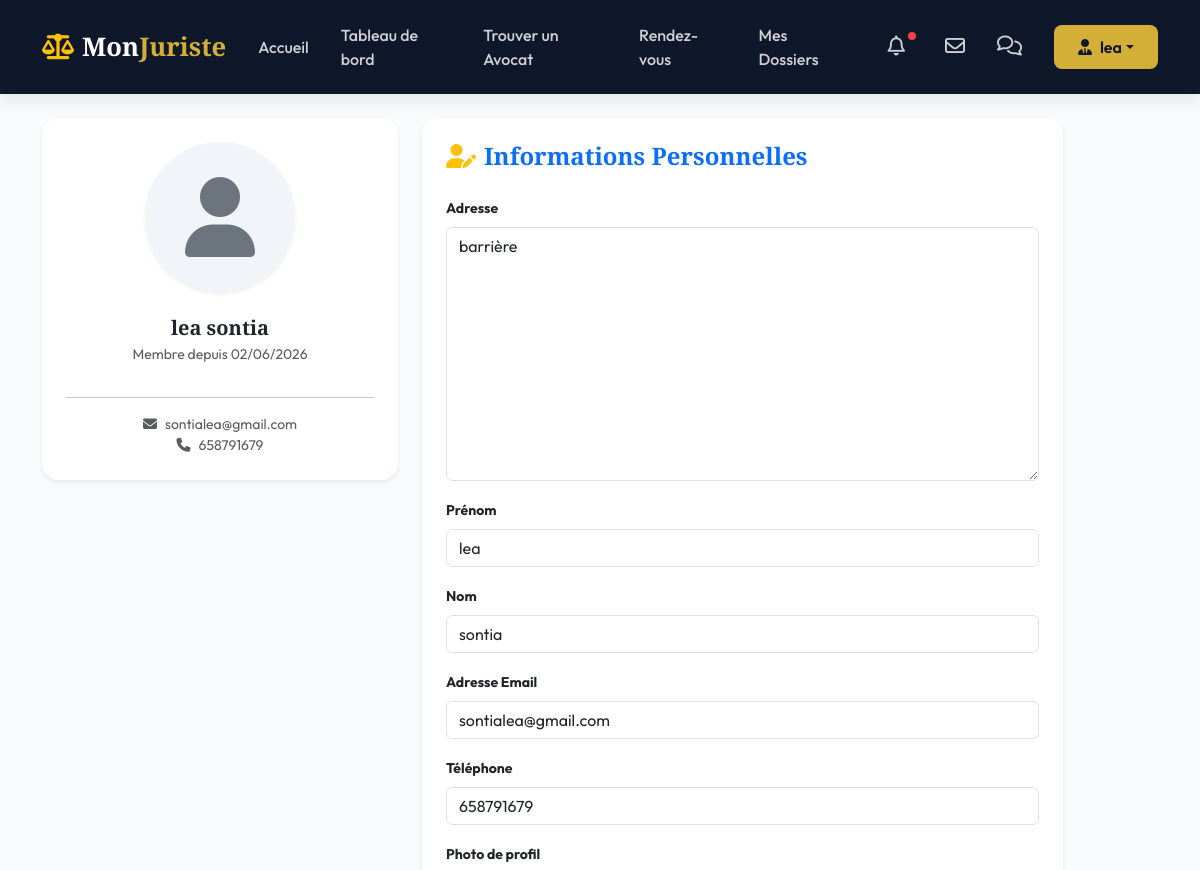
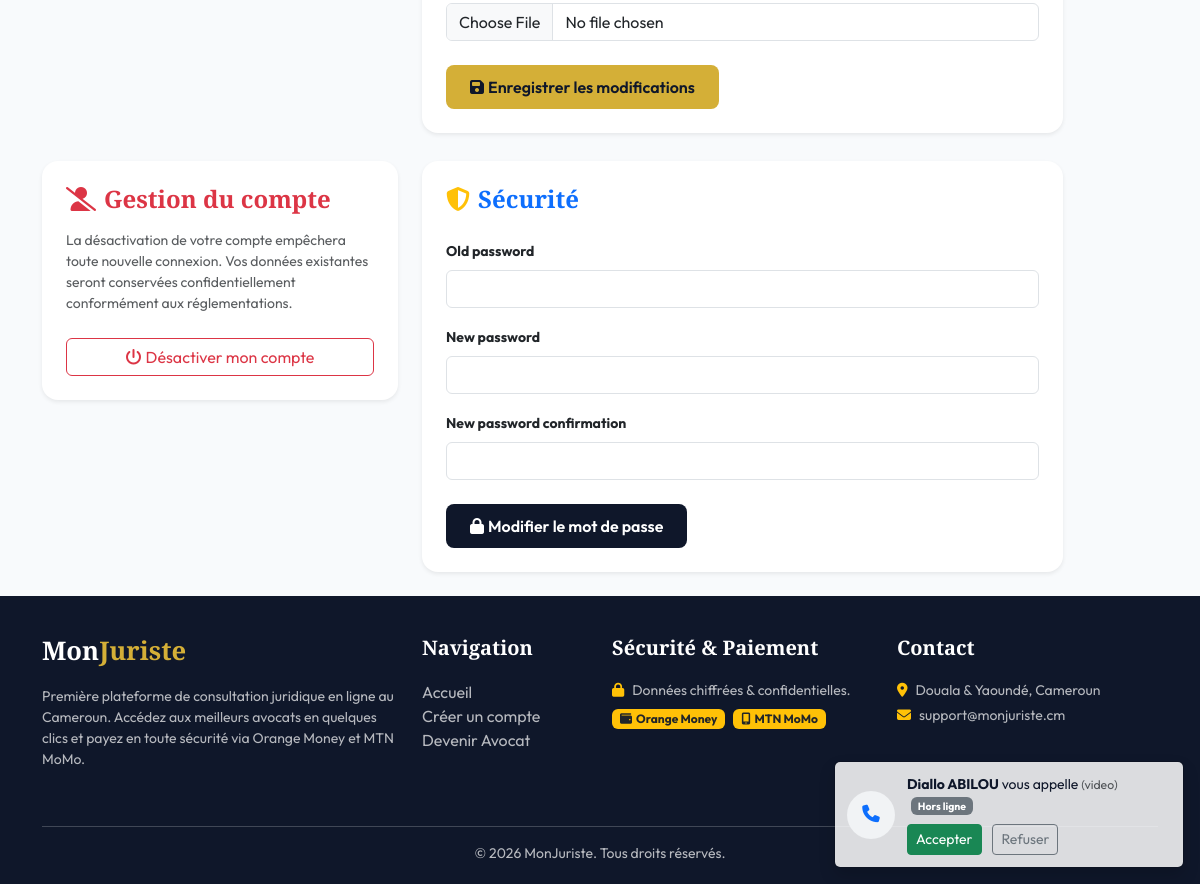
Page /profil/ (signed in) on the committed database (2 pictures, top to bottom).
### monjuriste/models.py (models this page shows, shortened)
class User(AbstractUser):
    ROLE_CHOICES = (
        ('CLIENT', 'Client'),
        ('AVOCAT', 'Avocat'),
        ('ADMIN', 'Administrateur'),
    )
    role = models.CharField(max_length=20, choices=ROLE_CHOICES, default='CLIENT')
    telephone = models.CharField(max_length=20, blank=True, null=True)
    photo = models.ImageField(upload_to='profiles/', blank=True, null=True)

class ClientProfile(models.Model):
    user = models.OneToOneField(User, on_delete=models.CASCADE, related_name='client_profile')
    adresse = models.TextField(blank=True, null=True)
    class Meta:
        verbose_name = "Profil Client"
        verbose_name_plural = "Profils Clients"

### monjuriste/views.py (the view, shortened to what this page needs)
# urls.py: path('profil/', views.profil_edit, name='profil_edit'),
@login_required
def profil_edit(request):
    form = None
    password_form = PasswordChangeForm(request.user)  # ← TOUJOURS défini
    if request.user.role == 'CLIENT':
        profile = request.user.client_profile
        form_class = ClientProfileForm
        template = 'client/profil.html'
    elif request.user.role == 'AVOCAT':
        profile = request.user.avocat_profile
        form_class = AvocatProfileForm
        template = 'avocat/profil.html'
    else:
        profile = None
        form_class = None
        template = 'client/profil.html'
    if form is None and form_class:
        form = form_class(instance=profile)
    return render(request, template, {
        'form': form,
        'password_form': password_form
    })

### monjuriste/forms.py (shortened to what this page needs)
class ClientProfileForm(forms.ModelForm):
    first_name = forms.CharField(max_length=150, label="Prénom")
    last_name = forms.CharField(max_length=150, label="Nom")
    email = forms.EmailField(label="Adresse Email")
    telephone = forms.CharField(max_length=20, label="Téléphone")
    photo = forms.ImageField(required=False, label="Photo de profil")
    class Meta:
        model = ClientProfile
        fields = ('adresse',)
    def __init__(self, *args, **kwargs):
        super().__init__(*args, **kwargs)
        if self.instance and self.instance.user:
            self.fields['first_name'].initial = self.instance.user.first_name
            self.fields['last_name'].initial = self.instance.user.last_name
            self.fields['email'].initial = self.instance.user.email
            self.fields['telephone'].initial = self.instance.user.telephone
            self.fields['photo'].initial = self.instance.user.photo

### templates/client/profil.html (shortened to what this page needs)
{% extends 'base.html' %}
{% block content %}
<div class="container">
    <div class="row g-4">
        <div class="col-md-5 col-lg-4">
            <div class="card border-0 shadow-sm p-4 bg-white text-center" style="border-radius: 16px;">
                <div class="rounded-circle overflow-hidden mx-auto shadow-sm mb-4" style="width: 150px; height: 150px; background-color: #f1f5f9; display: flex; justify-content: center; align-items: center;">
                    {% if user.photo %}
                        <img src="{{ user.photo.url }}" class="w-100 h-100" style="object-fit: cover;">
                    {% else %}
                        <i class="fa-solid fa-user text-secondary display-1"></i>
                    {% endif %}
                </div>
                <h5 class="font-serif mb-1">{{ user.get_full_name }}</h5>
                <p class="text-muted small">Membre depuis {{ user.date_joined|date:"d/m/Y" }}</p>
                <hr>
                <p class="text-muted small mb-0">
                    <i class="fa-solid fa-envelope me-2"></i>{{ user.email }}<br>
                    <i class="fa-solid fa-phone me-2"></i>{{ user.telephone }}
                </p>
            </div>
        </div>
        <div class="col-md-7">
            <div class="card border-0 shadow-sm p-4 bg-white" style="border-radius: 16px;">
                <h4 class="font-serif text-primary mb-4"><i class="fa-solid fa-user-edit text-warning me-2"></i>Informations Personnelles</h4>
                <form method="post">
                    {% for field in form %}
                        <div class="mb-3">
                            <label for="{{ field.id_for_label }}" class="form-label fw-bold small">{{ field.label }}</label>
                            {{ field }}
                        </div>
                    {% endfor %}
                    <button type="submit" class="btn btn-gold mt-2"><i class="fa-solid fa-save me-1"></i>Enregistrer les modifications</button>
                </form>
            </div>
        </div>
    </div>
    <div class="row g-4 mt-1">
        <div class="col-md-5 col-lg-4">
            <div class="card border-0 shadow-sm p-4 bg-white" style="border-radius: 16px;">
                <h4 class="font-serif text-danger mb-3"><i class="fa-solid fa-user-slash me-2"></i>Gestion du compte</h4>
                <p class="small text-muted">La désactivation de votre compte empêchera toute nouvelle connexion. Vos données existantes seront conservées confidentiellement conformément aux réglementations.</p>
                <form method="post" onsubmit="return confirm('Attention ! Êtes-vous certain de vouloir désactiver votre compte ? Cette action est irréversible.');">
                    <button type="submit" class="btn btn-outline-danger w-100 mt-2"><i class="fa-solid fa-power-off me-1"></i>Désactiver mon compte</button>
                </form>
            </div>
        </div>
        <div class="col-md-7">
            <div class="card border-0 shadow-sm p-4 bg-white" style="border-radius: 16px;">
                <h4 class="font-serif text-primary mb-4"><i class="fa-solid fa-shield-halved text-warning me-2"></i>Sécurité</h4>
                <form method="post">
                    {% for field in password_form %}
                        <div class="mb-3">
                            <label for="{{ field.id_for_label }}" class="form-label fw-bold small">{{ field.label }}</label>
                            {{ field }}
                        </div>
                    {% endfor %}
                    <button type="submit" class="btn btn-navy mt-2"><i class="fa-solid fa-lock me-1"></i>Modifier le mot de passe</button>
                </form>
            </div>
        </div>
    </div>
</div>
{% endblock %}

### templates/base.html (shortened to what this page needs)
<!DOCTYPE html>
<html lang="fr">
<head>
    <link href="https://cdn.jsdelivr.net/npm/bootstrap@5.3.2/dist/css/bootstrap.min.css" rel="stylesheet">
    <link href="https://cdnjs.cloudflare.com/ajax/libs/font-awesome/6.4.2/css/all.min.css" rel="stylesheet">
    {% load static %}
    <link rel="stylesheet" href="{% static 'css/style.css' %}">
</head>
<body>
    <nav class="navbar navbar-expand-lg navbar-dark navbar-custom sticky-top">
        <div class="container">
            <a class="navbar-brand font-serif" href="{% url 'visitor_index' %}">
                <i class="fa-solid fa-scale-balanced me-2 text-warning"></i>Mon<span>Juriste</span>
            </a>
            <div class="collapse navbar-collapse" id="navbarNav">
                <ul class="navbar-nav ms-auto align-items-center">
                    <li class="nav-item">
                        <a class="nav-link {% if request.resolver_match.url_name == 'visitor_index' %}active{% endif %}" href="{% url 'visitor_index' %}">Accueil</a>
                    </li>
                    {% if user.is_authenticated %}
                        {% if user.role == 'CLIENT' %}
                            <li class="nav-item">
                                <a class="nav-link {% if 'client/dashboard' in request.path %}active{% endif %}" href="{% url 'client_dashboard' %}">Tableau de bord</a>
                            </li>
                            <li class="nav-item">
                                <a class="nav-link {% if 'client/avocats' in request.path %}active{% endif %}" href="{% url 'avocat_list' %}">Trouver un Avocat</a>
                            </li>
                            <li class="nav-item">
                                <a class="nav-link {% if 'client/rendezvous' in request.path %}active{% endif %}" href="{% url 'rendezvous_list_client' %}">Rendez-vous</a>
                            </li>
                            <li class="nav-item">
                                <a class="nav-link {% if 'client/dossiers' in request.path %}active{% endif %}" href="{% url 'dossier_list_client' %}">Mes Dossiers</a>
                            </li>
                        {% endif %}
                        <li class="nav-item position-relative mx-2">
                            <a class="nav-link {% if 'notifications' in request.path %}active{% endif %}" href="{% url 'notifications_list' %}">
                                <i class="fa-regular fa-bell fs-5"></i>
                                {% if user.notifications.all %}
                                    <span class="notification-dot"></span>
                                {% endif %}
                            </a>
                        </li>
                        <li class="nav-item">
                            <a class="nav-link {% if 'emails' in request.path %}active{% endif %}" href="{% url 'emails_list' %}" title="Mes Emails reçus">
                                <i class="fa-regular fa-envelope fs-5"></i>
                            </a>
                        </li>
                        <li class="nav-item">
                            <a class="nav-link {% if 'messages' in request.path %}active{% endif %}" href="{% url 'conversation_list' %}" title="Mes Discussions">
                                <i class="fa-regular fa-comments fs-5"></i>
                            </a>
                        </li>
                        <li class="nav-item dropdown ms-3">
                            <a class="btn btn-gold dropdown-toggle d-flex align-items-center" href="#" role="button" data-bs-toggle="dropdown">
                                <i class="fa-solid fa-user-tie me-2"></i>{{ user.first_name|default:user.username }}
                            </a>
                        </li>
                    {% endif %}
                </ul>
            </div>
        </div>
    </nav>
    <main class="py-4">
        {% block content %}{% endblock %}
    </main>
    <footer>
        <div class="container">
            <div class="row">
                <div class="col-md-4 mb-4">
                    <h5 class="navbar-brand">Mon<span>Juriste</span></h5>
                    <p class="small">Première plateforme de consultation juridique en ligne au Cameroun. Accédez aux meilleurs avocats en quelques clics et payez en toute sécurité via Orange Money et MTN MoMo.</p>
                </div>
                <div class="col-md-2 mb-4">
                    <h5>Navigation</h5>
                    <ul class="list-unstyled">
                        <li><a href="{% url 'visitor_index' %}">Accueil</a></li>
                        <li><a href="{% url 'register' %}">Créer un compte</a></li>
                        <li><a href="{% url 'lawyer_register' %}">Devenir Avocat</a></li>
                    </ul>
                </div>
                <div class="col-md-3 mb-4">
                    <h5>Sécurité & Paiement</h5>
                    <p class="small mb-2"><i class="fa-solid fa-lock text-warning me-2"></i>Données chiffrées & confidentielles.</p>
                    <div class="d-flex gap-2">
                        <span class="badge bg-warning text-dark px-2 py-1"><i class="fa-solid fa-wallet me-1"></i>Orange Money</span>
                        <span class="badge bg-warning text-dark px-2 py-1"><i class="fa-solid fa-mobile-screen me-1"></i>MTN MoMo</span>
                    </div>
                </div>
                <div class="col-md-3 mb-4">
                    <h5>Contact</h5>
                    <p class="small mb-1"><i class="fa-solid fa-location-dot me-2 text-warning"></i>Douala & Yaoundé, Cameroun</p>
                    <p class="small mb-1"><i class="fa-solid fa-envelope me-2 text-warning"></i>support@monjuriste.cm</p>
                </div>
            </div>
            <hr class="bg-secondary">
            <div class="row mt-3 text-center">
                <div class="col-12">
                    <p class="small mb-0">&copy; 2026 MonJuriste. Tous droits réservés.</p>
                </div>
            </div>
        </div>
    </footer>
    {% block extra_js %}
    {% if user.is_authenticated %}
    <div id="incoming-call-toasts" aria-live="polite" aria-atomic="true"></div>
    {% endif %}
    {% endblock %}
</body>
</html>

### static/css/style.css (style rules this page uses)
:root { --primary: #0F172A; --primary-light: #1E293B; --accent: #D4AF37; --accent-hover: #C5A028; --accent-light: #FCE8B2; --secondary: #475569; --success: #10B981; --warning: #F59E0B; --danger: #EF4444; --info: #3B82F6; --light-bg: #F8FAFC; --white: #FFFFFF; --glass-bg: rgba(255, 255, 255, 0.85); --glass-border: rgba(255, 255, 255, 0.4); --shadow-sm: 0 2px 4px rgba(15, 23, 42, 0.05); --shadow-md: 0 8px 16px rgba(15, 23, 42, 0.08); --shadow-lg: 0 16px 32px rgba(15, 23, 42, 0.12); --transition: all 0.3s cubic-bezier(0.4, 0, 0.2, 1); --font-serif: 'Playfair Display', Georgia, serif; --font-sans: 'Outfit', sans-serif; }
body { font-family: var(--font-sans); background-color: var(--light-bg); color: var(--primary); min-height: 100vh; display: flex; flex-direction: column; overflow-x: hidden; }
h1, h2, h3, h4, h5, h6 { font-weight: 700; }
.font-serif { font-family: var(--font-serif); }
.btn-gold { background-color: var(--accent); color: var(--primary); border: none; font-weight: 600; padding: 10px 24px; border-radius: 8px; transition: var(--transition); }
.btn-navy { background-color: var(--primary); color: var(--white); border: none; font-weight: 600; padding: 10px 24px; border-radius: 8px; transition: var(--transition); }
.navbar-custom { background-color: var(--primary); box-shadow: var(--shadow-md); padding: 15px 0; }
.navbar-brand { font-family: var(--font-serif); font-size: 1.6rem; font-weight: 700; color: var(--white) !important; }
.navbar-brand span { color: var(--accent); }
.nav-link { color: rgba(255, 255, 255, 0.8) !important; font-weight: 500; margin: 0 8px; transition: var(--transition); }
footer { background-color: var(--primary); color: rgba(255, 255, 255, 0.7); padding: 40px 0 20px 0; margin-top: auto; }
footer h5 { color: var(--white); font-family: var(--font-serif); margin-bottom: 20px; }
footer a { color: rgba(255, 255, 255, 0.7); text-decoration: none; transition: var(--transition); }
.notification-dot { position: absolute; top: 5px; right: 5px; width: 8px; height: 8px; background-color: var(--danger); border-radius: 50%; }

### templates/base.html (style rules this page uses)
#incoming-call-toasts { position: fixed; right: 1rem; bottom: 1rem; z-index: 1100; }

### rows in the picture
User: first_name "lea", get_full_name "lea sontia", date_joined "02/06/2026", email "sontialea@gmail.com", telephone "658791679", form "lea" "sontia" "sontialea@gmail.com" "658791679"
ClientProfile: form "barrière"

### other values in the picture
{{ field.label }} "Adresse" "Prénom" "Nom" "Adresse Email" "Téléphone" "Photo de profil"
{{ field.label }} "Old password" "New password" "New password confirmation"
